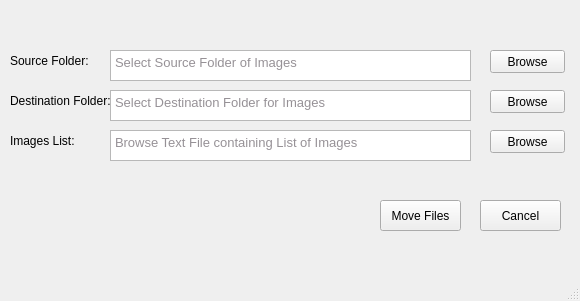
<?xml version="1.0" encoding="UTF-8"?>
<ui version="4.0">
 <class>MainWindow</class>
 <widget class="QMainWindow" name="MainWindow">
  <property name="geometry">
   <rect>
    <x>0</x>
    <y>0</y>
    <width>580</width>
    <height>301</height>
   </rect>
  </property>
  <property name="windowTitle">
   <string>MainWindow</string>
  </property>
  <widget class="QWidget" name="centralwidget">
   <widget class="QTextEdit" name="srcpath">
    <property name="geometry">
     <rect>
      <x>110</x>
      <y>50</y>
      <width>361</width>
      <height>31</height>
     </rect>
    </property>
    <property name="html">
     <string>&lt;!DOCTYPE HTML PUBLIC &quot;-//W3C//DTD HTML 4.0//EN&quot; &quot;http://www.w3.org/TR/REC-html40/strict.dtd&quot;&gt;
&lt;html&gt;&lt;head&gt;&lt;meta name=&quot;qrichtext&quot; content=&quot;1&quot; /&gt;&lt;style type=&quot;text/css&quot;&gt;
p, li { white-space: pre-wrap; }
&lt;/style&gt;&lt;/head&gt;&lt;body style=&quot; font-family:'MS Shell Dlg 2'; font-size:8.25pt; font-weight:400; font-style:normal;&quot;&gt;
&lt;p style=&quot; margin-top:0px; margin-bottom:0px; margin-left:0px; margin-right:0px; -qt-block-indent:0; text-indent:0px;&quot;&gt;&lt;span style=&quot; font-size:10pt; color:#969196;&quot;&gt;Select Source Folder of Images&lt;/span&gt;&lt;/p&gt;&lt;/body&gt;&lt;/html&gt;</string>
    </property>
   </widget>
   <widget class="QLabel" name="label1">
    <property name="geometry">
     <rect>
      <x>10</x>
      <y>40</y>
      <width>161</width>
      <height>41</height>
     </rect>
    </property>
    <property name="text">
     <string>Source Folder:</string>
    </property>
   </widget>
   <widget class="QPushButton" name="browse1">
    <property name="geometry">
     <rect>
      <x>490</x>
      <y>50</y>
      <width>75</width>
      <height>23</height>
     </rect>
    </property>
    <property name="text">
     <string>Browse</string>
    </property>
   </widget>
   <widget class="QLabel" name="label2">
    <property name="geometry">
     <rect>
      <x>10</x>
      <y>80</y>
      <width>161</width>
      <height>41</height>
     </rect>
    </property>
    <property name="text">
     <string>Destination Folder:</string>
    </property>
   </widget>
   <widget class="QPushButton" name="browse2">
    <property name="geometry">
     <rect>
      <x>490</x>
      <y>90</y>
      <width>75</width>
      <height>23</height>
     </rect>
    </property>
    <property name="text">
     <string>Browse</string>
    </property>
   </widget>
   <widget class="QTextEdit" name="destpath">
    <property name="geometry">
     <rect>
      <x>110</x>
      <y>90</y>
      <width>361</width>
      <height>31</height>
     </rect>
    </property>
    <property name="html">
     <string>&lt;!DOCTYPE HTML PUBLIC &quot;-//W3C//DTD HTML 4.0//EN&quot; &quot;http://www.w3.org/TR/REC-html40/strict.dtd&quot;&gt;
&lt;html&gt;&lt;head&gt;&lt;meta name=&quot;qrichtext&quot; content=&quot;1&quot; /&gt;&lt;style type=&quot;text/css&quot;&gt;
p, li { white-space: pre-wrap; }
&lt;/style&gt;&lt;/head&gt;&lt;body style=&quot; font-family:'MS Shell Dlg 2'; font-size:8.25pt; font-weight:400; font-style:normal;&quot;&gt;
&lt;p style=&quot; margin-top:0px; margin-bottom:0px; margin-left:0px; margin-right:0px; -qt-block-indent:0; text-indent:0px;&quot;&gt;&lt;span style=&quot; font-size:10pt; color:#969196;&quot;&gt;Select Destination Folder for Images&lt;/span&gt;&lt;/p&gt;&lt;/body&gt;&lt;/html&gt;</string>
    </property>
   </widget>
   <widget class="QTextEdit" name="textfile">
    <property name="geometry">
     <rect>
      <x>110</x>
      <y>130</y>
      <width>361</width>
      <height>31</height>
     </rect>
    </property>
    <property name="html">
     <string>&lt;!DOCTYPE HTML PUBLIC &quot;-//W3C//DTD HTML 4.0//EN&quot; &quot;http://www.w3.org/TR/REC-html40/strict.dtd&quot;&gt;
&lt;html&gt;&lt;head&gt;&lt;meta name=&quot;qrichtext&quot; content=&quot;1&quot; /&gt;&lt;style type=&quot;text/css&quot;&gt;
p, li { white-space: pre-wrap; }
&lt;/style&gt;&lt;/head&gt;&lt;body style=&quot; font-family:'MS Shell Dlg 2'; font-size:8.25pt; font-weight:400; font-style:normal;&quot;&gt;
&lt;p style=&quot; margin-top:0px; margin-bottom:0px; margin-left:0px; margin-right:0px; -qt-block-indent:0; text-indent:0px;&quot;&gt;&lt;span style=&quot; font-size:10pt; color:#969196;&quot;&gt;Browse Text File containing List of Images&lt;/span&gt;&lt;/p&gt;&lt;/body&gt;&lt;/html&gt;</string>
    </property>
   </widget>
   <widget class="QLabel" name="label3">
    <property name="geometry">
     <rect>
      <x>10</x>
      <y>120</y>
      <width>161</width>
      <height>41</height>
     </rect>
    </property>
    <property name="text">
     <string>Images List:</string>
    </property>
   </widget>
   <widget class="QPushButton" name="browse3">
    <property name="geometry">
     <rect>
      <x>490</x>
      <y>130</y>
      <width>75</width>
      <height>23</height>
     </rect>
    </property>
    <property name="text">
     <string>Browse</string>
    </property>
   </widget>
   <widget class="QPushButton" name="ok">
    <property name="geometry">
     <rect>
      <x>380</x>
      <y>200</y>
      <width>81</width>
      <height>31</height>
     </rect>
    </property>
    <property name="autoFillBackground">
     <bool>false</bool>
    </property>
    <property name="text">
     <string>Move Files</string>
    </property>
   </widget>
   <widget class="QPushButton" name="cancel">
    <property name="geometry">
     <rect>
      <x>480</x>
      <y>200</y>
      <width>81</width>
      <height>31</height>
     </rect>
    </property>
    <property name="text">
     <string>Cancel</string>
    </property>
   </widget>
  </widget>
  <widget class="QMenuBar" name="menubar">
   <property name="geometry">
    <rect>
     <x>0</x>
     <y>0</y>
     <width>580</width>
     <height>21</height>
    </rect>
   </property>
  </widget>
  <widget class="QStatusBar" name="statusbar"/>
 </widget>
 <resources/>
 <connections/>
</ui>
